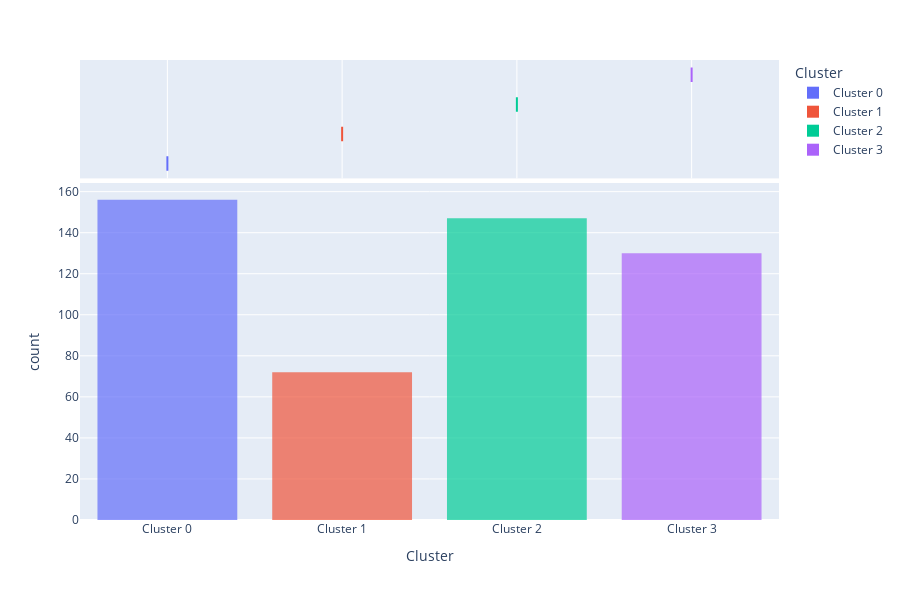

Source (notebook cell):
### Code cell
plot_model(kmeans,plot= 'distribution')

### Figure 1 — Plotly figure (JSON) as saved in the notebook; plotly's stock layout.template omitted (floating-point values rounded to 4 significant figures; data arrays with more than 128 entries replaced by an {"elided": "..."} marker saying what was removed)
{"data": [{"alignmentgroup": "True", "bingroup": "x", "hovertemplate": "Cluster=%{x}<br>count=%{y}<extra></extra>", "legendgroup": "Cluster 0", "marker": {"color": "#636efa", "opacity": 0.7, "pattern": {"shape": ""}}, "name": "Cluster 0", "offsetgroup": "Cluster 0", "orientation": "v", "showlegend": true, "type": "histogram", "x": {"elided": "156 str values"}, "xaxis": "x", "yaxis": "y"}, {"alignmentgroup": "True", "customdata": {"elided": "156x4 float values"}, "hovertemplate": "Cluster=%{x}<br>Age=%{customdata[0]}<br>Income=%{customdata[1]}<br>SpendingScore=%{customdata[2]}<br>Savings=%{customdata[3]}<extra></extra>", "legendgroup": "Cluster 0", "marker": {"color": "#636efa"}, "name": "Cluster 0", "notched": true, "offsetgroup": "Cluster 0", "showlegend": false, "type": "box", "x": {"elided": "156 str values"}, "xaxis": "x2", "yaxis": "y2"}, {"alignmentgroup": "True", "bingroup": "x", "hovertemplate": "Cluster=%{x}<br>count=%{y}<extra></extra>", "legendgroup": "Cluster 1", "marker": {"color": "#EF553B", "opacity": 0.7, "pattern": {"shape": ""}}, "name": "Cluster 1", "offsetgroup": "Cluster 1", "orientation": "v", "showlegend": true, "type": "histogram", "x": ["Cluster 1", "Cluster 1", "Cluster 1", "Cluster 1", "Cluster 1", "Cluster 1", "Cluster 1", "Cluster 1", "Cluster 1", "Cluster 1", "Cluster 1", "Cluster 1", "Cluster 1", "Cluster 1", "Cluster 1", "Cluster 1", "Cluster 1", "Cluster 1", "Cluster 1", "Cluster 1", "Cluster 1", "Cluster 1", "Cluster 1", "Cluster 1", "Cluster 1", "Cluster 1", "Cluster 1", "Cluster 1", "Cluster 1", "Cluster 1", "Cluster 1", "Cluster 1", "Cluster 1", "Cluster 1", "Cluster 1", "Cluster 1", "Cluster 1", "Cluster 1", "Cluster 1", "Cluster 1", "Cluster 1", "Cluster 1", "Cluster 1", "Cluster 1", "Cluster 1", "Cluster 1", "Cluster 1", "Cluster 1", "Cluster 1", "Cluster 1", "Cluster 1", "Cluster 1", "Cluster 1", "Cluster 1", "Cluster 1", "Cluster 1", "Cluster 1", "Cluster 1", "Cluster 1", "Cluster 1", "Cluster 1", "Cluster 1", "Cluster 1", "Cluster 1", "Cluster 1", "Cluster 1", "Cluster 1", "Cluster 1", "Cluster 1", "Cluster 1", "Cluster 1", "Cluster 1"], "xaxis": "x", "yaxis": "y"}, {"alignmentgroup": "True", "customdata": {"elided": "72x4 float values"}, "hovertemplate": "Cluster=%{x}<br>Age=%{customdata[0]}<br>Income=%{customdata[1]}<br>SpendingScore=%{customdata[2]}<br>Savings=%{customdata[3]}<extra></extra>", "legendgroup": "Cluster 1", "marker": {"color": "#EF553B"}, "name": "Cluster 1", "notched": true, "offsetgroup": "Cluster 1", "showlegend": false, "type": "box", "x": ["Cluster 1", "Cluster 1", "Cluster 1", "Cluster 1", "Cluster 1", "Cluster 1", "Cluster 1", "Cluster 1", "Cluster 1", "Cluster 1", "Cluster 1", "Cluster 1", "Cluster 1", "Cluster 1", "Cluster 1", "Cluster 1", "Cluster 1", "Cluster 1", "Cluster 1", "Cluster 1", "Cluster 1", "Cluster 1", "Cluster 1", "Cluster 1", "Cluster 1", "Cluster 1", "Cluster 1", "Cluster 1", "Cluster 1", "Cluster 1", "Cluster 1", "Cluster 1", "Cluster 1", "Cluster 1", "Cluster 1", "Cluster 1", "Cluster 1", "Cluster 1", "Cluster 1", "Cluster 1", "Cluster 1", "Cluster 1", "Cluster 1", "Cluster 1", "Cluster 1", "Cluster 1", "Cluster 1", "Cluster 1", "Cluster 1", "Cluster 1", "Cluster 1", "Cluster 1", "Cluster 1", "Cluster 1", "Cluster 1", "Cluster 1", "Cluster 1", "Cluster 1", "Cluster 1", "Cluster 1", "Cluster 1", "Cluster 1", "Cluster 1", "Cluster 1", "Cluster 1", "Cluster 1", "Cluster 1", "Cluster 1", "Cluster 1", "Cluster 1", "Cluster 1", "Cluster 1"], "xaxis": "x2", "yaxis": "y2"}, {"alignmentgroup": "True", "bingroup": "x", "hovertemplate": "Cluster=%{x}<br>count=%{y}<extra></extra>", "legendgroup": "Cluster 2", "marker": {"color": "#00cc96", "opacity": 0.7, "pattern": {"shape": ""}}, "name": "Cluster 2", "offsetgroup": "Cluster 2", "orientation": "v", "showlegend": true, "type": "histogram", "x": {"elided": "147 str values"}, "xaxis": "x", "yaxis": "y"}, {"alignmentgroup": "True", "customdata": {"elided": "147x4 float values"}, "hovertemplate": "Cluster=%{x}<br>Age=%{customdata[0]}<br>Income=%{customdata[1]}<br>SpendingScore=%{customdata[2]}<br>Savings=%{customdata[3]}<extra></extra>", "legendgroup": "Cluster 2", "marker": {"color": "#00cc96"}, "name": "Cluster 2", "notched": true, "offsetgroup": "Cluster 2", "showlegend": false, "type": "box", "x": {"elided": "147 str values"}, "xaxis": "x2", "yaxis": "y2"}, {"alignmentgroup": "True", "bingroup": "x", "hovertemplate": "Cluster=%{x}<br>count=%{y}<extra></extra>", "legendgroup": "Cluster 3", "marker": {"color": "#ab63fa", "opacity": 0.7, "pattern": {"shape": ""}}, "name": "Cluster 3", "offsetgroup": "Cluster 3", "orientation": "v", "showlegend": true, "type": "histogram", "x": {"elided": "130 str values"}, "xaxis": "x", "yaxis": "y"}, {"alignmentgroup": "True", "customdata": {"elided": "130x4 float values"}, "hovertemplate": "Cluster=%{x}<br>Age=%{customdata[0]}<br>Income=%{customdata[1]}<br>SpendingScore=%{customdata[2]}<br>Savings=%{customdata[3]}<extra></extra>", "legendgroup": "Cluster 3", "marker": {"color": "#ab63fa"}, "name": "Cluster 3", "notched": true, "offsetgroup": "Cluster 3", "showlegend": false, "type": "box", "x": {"elided": "130 str values"}, "xaxis": "x2", "yaxis": "y2"}], "layout": {"barmode": "relative", "height": 600, "legend": {"title": {"text": "Cluster"}, "tracegroupgap": 0}, "margin": {"t": 60}, "xaxis": {"anchor": "y", "categoryarray": ["Cluster 0", "Cluster 1", "Cluster 2", "Cluster 3"], "categoryorder": "array", "domain": [0, 1], "title": {"text": "Cluster"}}, "xaxis2": {"anchor": "y2", "domain": [0, 1], "matches": "x", "showgrid": true, "showticklabels": false}, "yaxis": {"anchor": "x", "domain": [0, 0.7326], "title": {"text": "count"}}, "yaxis2": {"anchor": "x2", "domain": [0.7426, 1], "matches": "y2", "showgrid": false, "showline": false, "showticklabels": false, "ticks": ""}}}
